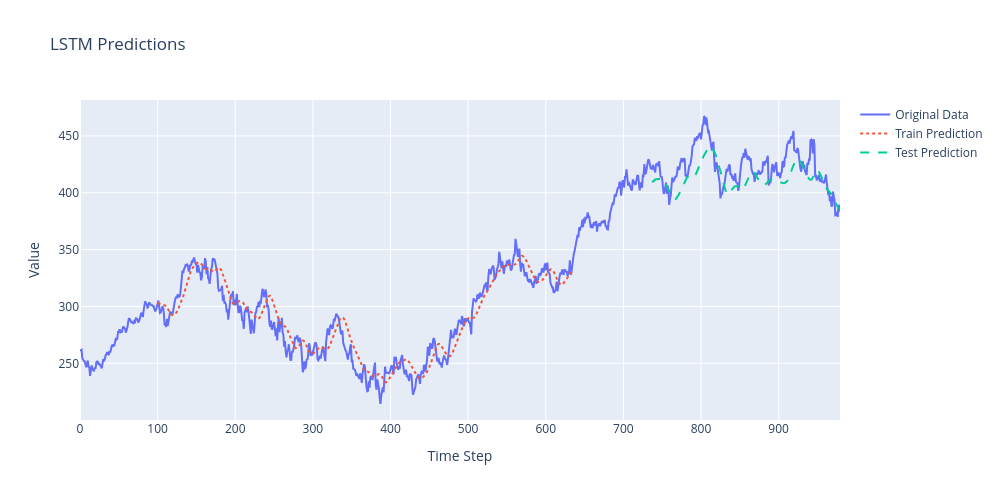

Here is the notebook cell this chart was saved with:
### Code cell
import plotly.graph_objects as go
import numpy as np

# Shift train predictions for plotting
look_back = 100
trainPredictPlot = np.empty_like(df1)
trainPredictPlot[:, :] = np.nan
trainPredictPlot[look_back:len(train_predict) + look_back, :] = train_predict

# Shift test predictions for plotting
testPredictPlot = np.empty_like(df1)
testPredictPlot[:, :] = np.nan
testPredictPlot[len(train_predict) + (look_back * 2) + 1:len(df1) - 1, :] = test_predict

# Create the plot
fig = go.Figure()

# Original data (inverse scaled)
fig.add_trace(go.Scatter(
    y=scaler.inverse_transform(df1).flatten(),
    mode='lines',
    name='Original Data'
))

# Train predictions
fig.add_trace(go.Scatter(
    y=trainPredictPlot.flatten(),
    mode='lines',
    name='Train Prediction',
    line=dict(dash='dot')
))

# Test predictions
fig.add_trace(go.Scatter(
    y=testPredictPlot.flatten(),
    mode='lines',
    name='Test Prediction',
    line=dict(dash='dash')
))

# Update layout
fig.update_layout(
    title='LSTM Predictions',
    xaxis_title='Time Step',
    yaxis_title='Value',
    width=1000,
    height=500
)

fig.show()

### Figure 1 — Plotly figure (JSON) as saved in the notebook; plotly's stock layout.template omitted (floating-point values rounded to 4 significant figures; data arrays with more than 128 entries replaced by an {"elided": "..."} marker saying what was removed)
{"data": [{"mode": "lines", "name": "Original Data", "type": "scatter", "y": {"elided": "980 float values"}}, {"line": {"dash": "dot"}, "mode": "lines", "name": "Train Prediction", "type": "scatter", "y": {"elided": "980 float values"}}, {"line": {"dash": "dash"}, "mode": "lines", "name": "Test Prediction", "type": "scatter", "y": {"elided": "980 float values"}}], "layout": {"height": 500, "title": {"text": "LSTM Predictions"}, "width": 1000, "xaxis": {"title": {"text": "Time Step"}}, "yaxis": {"title": {"text": "Value"}}}}
